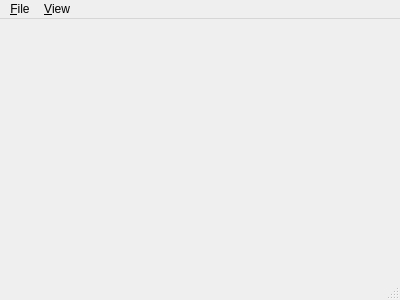
<?xml version="1.0" encoding="UTF-8"?>
<ui version="4.0">
 <class>MainWindow</class>
 <widget class="QMainWindow" name="MainWindow">
  <property name="geometry">
   <rect>
    <x>0</x>
    <y>0</y>
    <width>400</width>
    <height>300</height>
   </rect>
  </property>
  <property name="windowTitle">
   <string>MainWindow</string>
  </property>
  <widget class="QWidget" name="centralWidget"/>
  <widget class="QMenuBar" name="menuBar">
   <property name="geometry">
    <rect>
     <x>0</x>
     <y>0</y>
     <width>400</width>
     <height>23</height>
    </rect>
   </property>
   <widget class="QMenu" name="menuHello_world">
    <property name="title">
     <string>&amp;File</string>
    </property>
    <addaction name="actionFileNew"/>
    <addaction name="actionFileOpen"/>
    <addaction name="actionFileClose"/>
    <addaction name="separator"/>
    <addaction name="actionSave"/>
    <addaction name="actionCompile"/>
    <addaction name="actionCompileAll"/>
    <addaction name="actionRun"/>
    <addaction name="actionClearLog"/>
    <addaction name="actionTest"/>
    <addaction name="actionExit"/>
   </widget>
   <widget class="QMenu" name="menuWindows">
    <property name="title">
     <string>&amp;View</string>
    </property>
    <addaction name="actionViewList"/>
    <addaction name="actionViewOutput"/>
    <addaction name="actionFunctionView"/>
    <addaction name="actionDetail"/>
    <addaction name="actionCancel_scale"/>
   </widget>
   <addaction name="menuHello_world"/>
   <addaction name="menuWindows"/>
  </widget>
  <widget class="QStatusBar" name="statusBar"/>
  <action name="actionFileNew">
   <property name="text">
    <string>New</string>
   </property>
   <property name="toolTip">
    <string>New file</string>
   </property>
   <property name="shortcut">
    <string>Ctrl+N</string>
   </property>
  </action>
  <action name="actionFileOpen">
   <property name="text">
    <string>Open</string>
   </property>
   <property name="toolTip">
    <string>Open file</string>
   </property>
   <property name="shortcut">
    <string>Ctrl+O</string>
   </property>
  </action>
  <action name="actionFileClose">
   <property name="text">
    <string>Close</string>
   </property>
   <property name="toolTip">
    <string>Close file</string>
   </property>
   <property name="shortcut">
    <string>Ctrl+W</string>
   </property>
  </action>
  <action name="actionViewList">
   <property name="text">
    <string>FilesView</string>
   </property>
   <property name="toolTip">
    <string>View file list window</string>
   </property>
   <property name="shortcut">
    <string>F2</string>
   </property>
  </action>
  <action name="actionViewOutput">
   <property name="text">
    <string>OutputView</string>
   </property>
   <property name="toolTip">
    <string>View output window</string>
   </property>
   <property name="shortcut">
    <string>F12</string>
   </property>
  </action>
  <action name="actionFunctionView">
   <property name="text">
    <string>FunctionView</string>
   </property>
   <property name="shortcut">
    <string>F3</string>
   </property>
  </action>
  <action name="actionExit">
   <property name="text">
    <string>Exit</string>
   </property>
   <property name="shortcut">
    <string>Ctrl+Q</string>
   </property>
  </action>
  <action name="actionDetail">
   <property name="text">
    <string>Detail</string>
   </property>
   <property name="shortcut">
    <string>F4</string>
   </property>
  </action>
  <action name="actionSave">
   <property name="text">
    <string>Save</string>
   </property>
   <property name="shortcut">
    <string>Ctrl+S</string>
   </property>
  </action>
  <action name="actionCompile">
   <property name="text">
    <string>CompileThis</string>
   </property>
   <property name="shortcut">
    <string>F7</string>
   </property>
  </action>
  <action name="actionCompileAll">
   <property name="text">
    <string>CompileAll</string>
   </property>
   <property name="shortcut">
    <string>Ctrl+B</string>
   </property>
  </action>
  <action name="actionClearLog">
   <property name="text">
    <string>ClearLog</string>
   </property>
   <property name="shortcut">
    <string>F12</string>
   </property>
  </action>
  <action name="actionRun">
   <property name="text">
    <string>Run</string>
   </property>
   <property name="shortcut">
    <string>Ctrl+R, F5</string>
   </property>
  </action>
  <action name="actionTest">
   <property name="text">
    <string>Run test</string>
   </property>
   <property name="shortcut">
    <string>Ctrl+T</string>
   </property>
  </action>
  <action name="actionCancel_scale">
   <property name="text">
    <string>Show 100%</string>
   </property>
   <property name="shortcut">
    <string>Ctrl+L, F10</string>
   </property>
  </action>
 </widget>
 <layoutdefault spacing="6" margin="11"/>
 <resources/>
 <connections/>
</ui>
